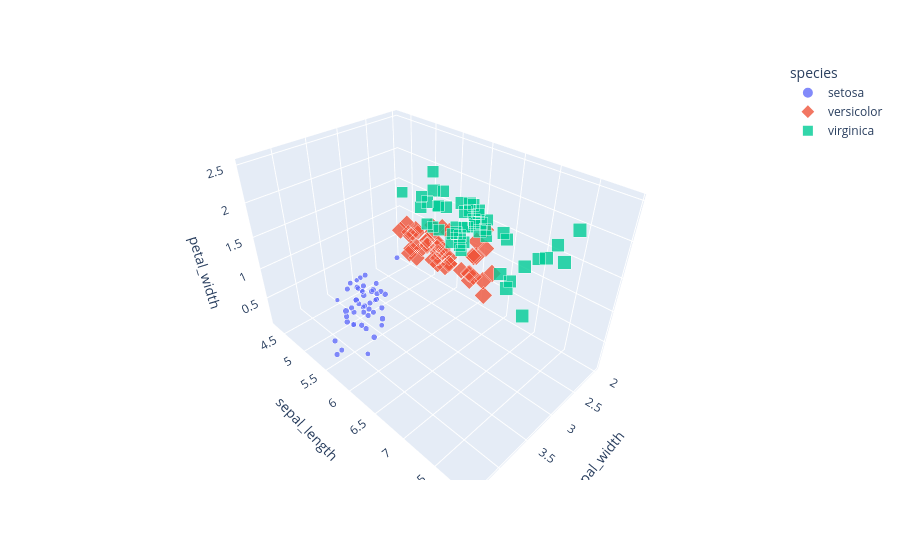

Notebook code for this chart:
### Code cell
df = px.data.iris()
fig = px.scatter_3d(
    df,
    x='sepal_width',
    y='sepal_length',
    z='petal_width',
    color='species',
    size='petal_length',
    symbol='species',
    opacity=0.8
)
fig.show()

### Figure 1 — Plotly figure (JSON) as saved in the notebook; plotly's stock layout.template omitted (floating-point values rounded to 4 significant figures)
{"data": [{"hovertemplate": "species=setosa<br>sepal_width=%{x}<br>sepal_length=%{y}<br>petal_width=%{z}<br>petal_length=%{marker.size}<extra></extra>", "legendgroup": "setosa", "marker": {"color": "#636efa", "opacity": 0.8, "size": [1.4, 1.4, 1.3, 1.5, 1.4, 1.7, 1.4, 1.5, 1.4, 1.5, 1.5, 1.6, 1.4, 1.1, 1.2, 1.5, 1.3, 1.4, 1.7, 1.5, 1.7, 1.5, 1.0, 1.7, 1.9, 1.6, 1.6, 1.5, 1.4, 1.6, 1.6, 1.5, 1.5, 1.4, 1.5, 1.2, 1.3, 1.5, 1.3, 1.5, 1.3, 1.3, 1.3, 1.6, 1.9, 1.4, 1.6, 1.4, 1.5, 1.4], "sizemode": "area", "sizeref": 0.01725, "symbol": "circle"}, "mode": "markers", "name": "setosa", "scene": "scene", "showlegend": true, "type": "scatter3d", "x": [3.5, 3.0, 3.2, 3.1, 3.6, 3.9, 3.4, 3.4, 2.9, 3.1, 3.7, 3.4, 3.0, 3.0, 4.0, 4.4, 3.9, 3.5, 3.8, 3.8, 3.4, 3.7, 3.6, 3.3, 3.4, 3.0, 3.4, 3.5, 3.4, 3.2, 3.1, 3.4, 4.1, 4.2, 3.1, 3.2, 3.5, 3.1, 3.0, 3.4, 3.5, 2.3, 3.2, 3.5, 3.8, 3.0, 3.8, 3.2, 3.7, 3.3], "y": [5.1, 4.9, 4.7, 4.6, 5.0, 5.4, 4.6, 5.0, 4.4, 4.9, 5.4, 4.8, 4.8, 4.3, 5.8, 5.7, 5.4, 5.1, 5.7, 5.1, 5.4, 5.1, 4.6, 5.1, 4.8, 5.0, 5.0, 5.2, 5.2, 4.7, 4.8, 5.4, 5.2, 5.5, 4.9, 5.0, 5.5, 4.9, 4.4, 5.1, 5.0, 4.5, 4.4, 5.0, 5.1, 4.8, 5.1, 4.6, 5.3, 5.0], "z": [0.2, 0.2, 0.2, 0.2, 0.2, 0.4, 0.3, 0.2, 0.2, 0.1, 0.2, 0.2, 0.1, 0.1, 0.2, 0.4, 0.4, 0.3, 0.3, 0.3, 0.2, 0.4, 0.2, 0.5, 0.2, 0.2, 0.4, 0.2, 0.2, 0.2, 0.2, 0.4, 0.1, 0.2, 0.1, 0.2, 0.2, 0.1, 0.2, 0.2, 0.3, 0.3, 0.2, 0.6, 0.4, 0.3, 0.2, 0.2, 0.2, 0.2]}, {"hovertemplate": "species=versicolor<br>sepal_width=%{x}<br>sepal_length=%{y}<br>petal_width=%{z}<br>petal_length=%{marker.size}<extra></extra>", "legendgroup": "versicolor", "marker": {"color": "#EF553B", "opacity": 0.8, "size": [4.7, 4.5, 4.9, 4.0, 4.6, 4.5, 4.7, 3.3, 4.6, 3.9, 3.5, 4.2, 4.0, 4.7, 3.6, 4.4, 4.5, 4.1, 4.5, 3.9, 4.8, 4.0, 4.9, 4.7, 4.3, 4.4, 4.8, 5.0, 4.5, 3.5, 3.8, 3.7, 3.9, 5.1, 4.5, 4.5, 4.7, 4.4, 4.1, 4.0, 4.4, 4.6, 4.0, 3.3, 4.2, 4.2, 4.2, 4.3, 3.0, 4.1], "sizemode": "area", "sizeref": 0.01725, "symbol": "diamond"}, "mode": "markers", "name": "versicolor", "scene": "scene", "showlegend": true, "type": "scatter3d", "x": [3.2, 3.2, 3.1, 2.3, 2.8, 2.8, 3.3, 2.4, 2.9, 2.7, 2.0, 3.0, 2.2, 2.9, 2.9, 3.1, 3.0, 2.7, 2.2, 2.5, 3.2, 2.8, 2.5, 2.8, 2.9, 3.0, 2.8, 3.0, 2.9, 2.6, 2.4, 2.4, 2.7, 2.7, 3.0, 3.4, 3.1, 2.3, 3.0, 2.5, 2.6, 3.0, 2.6, 2.3, 2.7, 3.0, 2.9, 2.9, 2.5, 2.8], "y": [7.0, 6.4, 6.9, 5.5, 6.5, 5.7, 6.3, 4.9, 6.6, 5.2, 5.0, 5.9, 6.0, 6.1, 5.6, 6.7, 5.6, 5.8, 6.2, 5.6, 5.9, 6.1, 6.3, 6.1, 6.4, 6.6, 6.8, 6.7, 6.0, 5.7, 5.5, 5.5, 5.8, 6.0, 5.4, 6.0, 6.7, 6.3, 5.6, 5.5, 5.5, 6.1, 5.8, 5.0, 5.6, 5.7, 5.7, 6.2, 5.1, 5.7], "z": [1.4, 1.5, 1.5, 1.3, 1.5, 1.3, 1.6, 1.0, 1.3, 1.4, 1.0, 1.5, 1.0, 1.4, 1.3, 1.4, 1.5, 1.0, 1.5, 1.1, 1.8, 1.3, 1.5, 1.2, 1.3, 1.4, 1.4, 1.7, 1.5, 1.0, 1.1, 1.0, 1.2, 1.6, 1.5, 1.6, 1.5, 1.3, 1.3, 1.3, 1.2, 1.4, 1.2, 1.0, 1.3, 1.2, 1.3, 1.3, 1.1, 1.3]}, {"hovertemplate": "species=virginica<br>sepal_width=%{x}<br>sepal_length=%{y}<br>petal_width=%{z}<br>petal_length=%{marker.size}<extra></extra>", "legendgroup": "virginica", "marker": {"color": "#00cc96", "opacity": 0.8, "size": [6.0, 5.1, 5.9, 5.6, 5.8, 6.6, 4.5, 6.3, 5.8, 6.1, 5.1, 5.3, 5.5, 5.0, 5.1, 5.3, 5.5, 6.7, 6.9, 5.0, 5.7, 4.9, 6.7, 4.9, 5.7, 6.0, 4.8, 4.9, 5.6, 5.8, 6.1, 6.4, 5.6, 5.1, 5.6, 6.1, 5.6, 5.5, 4.8, 5.4, 5.6, 5.1, 5.1, 5.9, 5.7, 5.2, 5.0, 5.2, 5.4, 5.1], "sizemode": "area", "sizeref": 0.01725, "symbol": "square"}, "mode": "markers", "name": "virginica", "scene": "scene", "showlegend": true, "type": "scatter3d", "x": [3.3, 2.7, 3.0, 2.9, 3.0, 3.0, 2.5, 2.9, 2.5, 3.6, 3.2, 2.7, 3.0, 2.5, 2.8, 3.2, 3.0, 3.8, 2.6, 2.2, 3.2, 2.8, 2.8, 2.7, 3.3, 3.2, 2.8, 3.0, 2.8, 3.0, 2.8, 3.8, 2.8, 2.8, 2.6, 3.0, 3.4, 3.1, 3.0, 3.1, 3.1, 3.1, 2.7, 3.2, 3.3, 3.0, 2.5, 3.0, 3.4, 3.0], "y": [6.3, 5.8, 7.1, 6.3, 6.5, 7.6, 4.9, 7.3, 6.7, 7.2, 6.5, 6.4, 6.8, 5.7, 5.8, 6.4, 6.5, 7.7, 7.7, 6.0, 6.9, 5.6, 7.7, 6.3, 6.7, 7.2, 6.2, 6.1, 6.4, 7.2, 7.4, 7.9, 6.4, 6.3, 6.1, 7.7, 6.3, 6.4, 6.0, 6.9, 6.7, 6.9, 5.8, 6.8, 6.7, 6.7, 6.3, 6.5, 6.2, 5.9], "z": [2.5, 1.9, 2.1, 1.8, 2.2, 2.1, 1.7, 1.8, 1.8, 2.5, 2.0, 1.9, 2.1, 2.0, 2.4, 2.3, 1.8, 2.2, 2.3, 1.5, 2.3, 2.0, 2.0, 1.8, 2.1, 1.8, 1.8, 1.8, 2.1, 1.6, 1.9, 2.0, 2.2, 1.5, 1.4, 2.3, 2.4, 1.8, 1.8, 2.1, 2.4, 2.3, 1.9, 2.3, 2.5, 2.3, 1.9, 2.0, 2.3, 1.8]}], "layout": {"legend": {"itemsizing": "constant", "title": {"text": "species"}, "tracegroupgap": 0}, "margin": {"t": 60}, "scene": {"domain": {"x": [0, 1], "y": [0, 1]}, "xaxis": {"title": {"text": "sepal_width"}}, "yaxis": {"title": {"text": "sepal_length"}}, "zaxis": {"title": {"text": "petal_width"}}}}}
